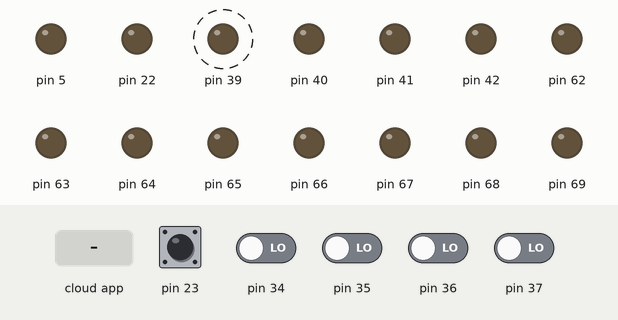
Recording of a program running on a simulated Arduino Mega 2560, built with avr-gcc and run on an emulated ATmega2560. Shown: output pins drawn as LEDs (lit = HIGH). Dashed ring = blinking. The inputs (shaded band) are chosen by the test bench; at power-on: pin 23 HIGH, pin 34–37 LOW. The ROS host is connected and sends only what is stated.

Above: at 1.25 s.
1.3 s: the phone or cloud app sets lift_destination_floor to 1
At 1.55 s:
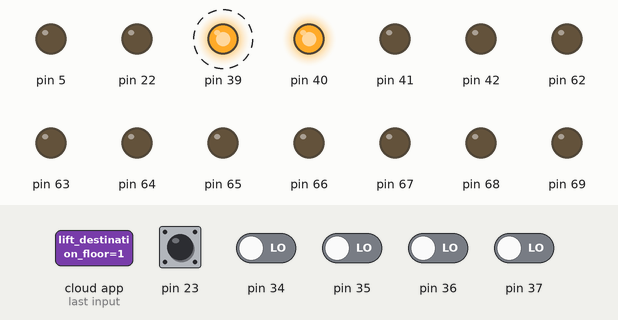
4.3 s: the phone or cloud app sets push_item_to_lift to 0
At 4.56 s:
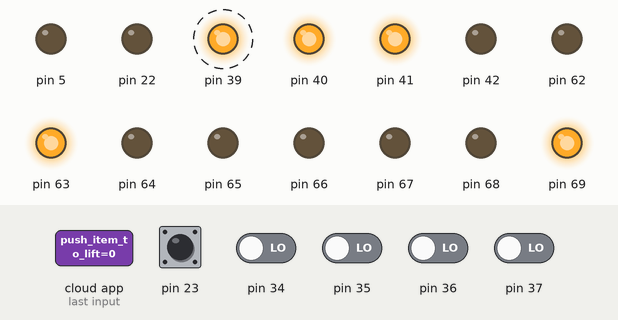
7.3 s: pin 23 pulled LOW for 0.15 s
At 7.55 s:
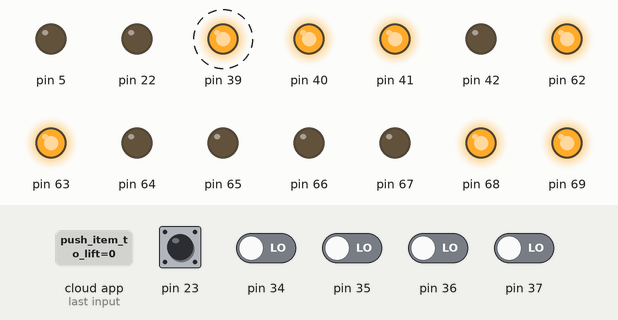
10.3 s: the phone or cloud app sets send_to_destination to 0
At 10.56 s:
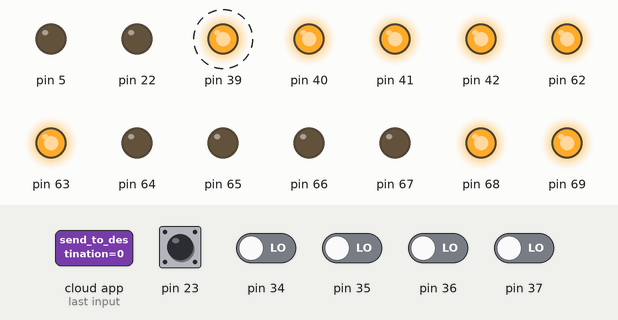
13.3 s: the phone or cloud app sets push_item_to_lift to 1
At 13.6 s:
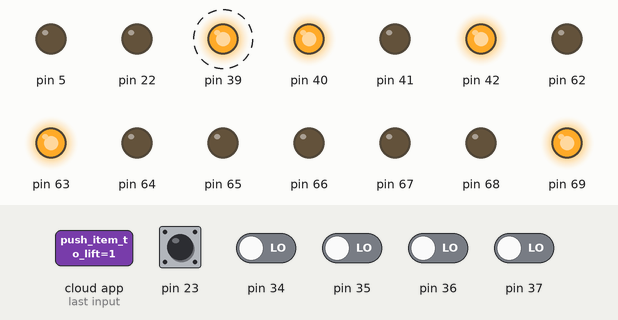
16.3 s: the phone or cloud app sets send_to_destination to 1
At 16.5 s:
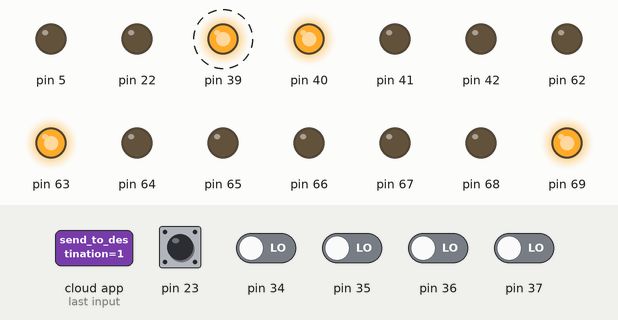
Timing chart, 0 to 20.3 s (numbered marks = the images above; inputs shaded):
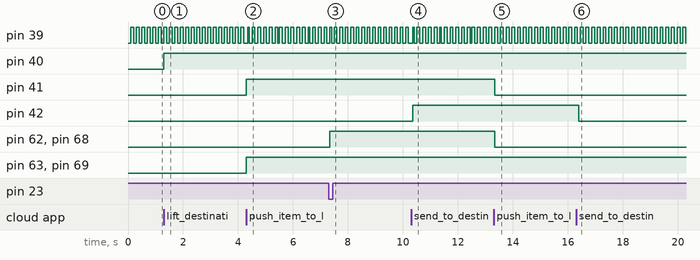

Measured:
- after the input at 1.3 s, pin 40: LOW → HIGH at once
- after the input at 4.3 s, pin 41, pin 63, pin 69: LOW → HIGH at once
- after the input at 7.3 s, pin 62, pin 68: LOW → HIGH at once
- after the input at 10.3 s, pin 42: LOW → HIGH after 0.05 s
- after the input at 13.3 s, pin 41, pin 62, pin 68: HIGH → LOW at once
- after the input at 16.3 s, pin 42: HIGH → LOW after 0.10 s
- by itself, pin 39: alternates HIGH for 0.10 s and LOW for 0.10 s

The program:

main.cpp
```cpp
#include <Arduino.h>
#include <TimerOne.h>
#include <TimerThree.h>

#include <ros.h>
#include <std_msgs/Bool.h>
#include <std_msgs/String.h>
#include <std_msgs/Int8MultiArray.h>
#include <std_msgs/MultiArrayLayout.h>
#include <std_msgs/Int8.h>

#include "Command.h"
#include "Conveyor.h"
#include "Configuration.h"
#include "Lift.h"
#include "TimerInterrupt.h"
#include "Hardware.h"

void IntializeLevelSwitchStatuses();

void PublishLiftCurrentFloor();
void PublishLiftStatus();
void PublishLiftItemStatus();
void PublishLiftIrStatus();
void PublishLiftConveyorStatus();
void PublishConveyorStatuses();
void PublishLevelSwitchStatuses();

void SubscribeLiftDestinationFloor(const std_msgs::Int8& floorOrNone);
void SubscribePushItemToLift(const std_msgs::String& flag);
void SubscribeSendToDestination(const std_msgs::String& dest);

void CheckLiftArrivedAtTargetFloor();
void CheckItemIsPushedToLift();
void CheckItemIsPushedToDestination();

void DebugLed1Toggle();
void DebugLed2Toggle();
void DebugLed3Toggle();
void DebugLed4Toggle();

/* ros - NodeHandle */
ros::NodeHandle nodeHandle;

/* ros - publisher */
std_msgs::Int8 liftCurrentFloor;
ros::Publisher publishLiftCurrentFloor("wstation/lift_current_floor", &liftCurrentFloor);

std_msgs::String liftStatus;
ros::Publisher publishLiftStatus("wstation/lift_status", &liftStatus);

std_msgs::Bool liftItemStatus;
ros::Publisher publishLiftItemStatus("wstation/lift_item_status", &liftItemStatus);

// not used currently in Ros core
std_msgs::Bool liftIrStatus; // "0", "1"
ros::Publisher publishLiftIrStatus("wstation/lift_ir_status", &liftIrStatus);

std_msgs::String liftConveyorStatus; // "left", "right", "stop"
ros::Publisher publishLiftConveyorStatus("wstation/lift_conveyor_status", &liftConveyorStatus);

std_msgs::String conveyorStatuses;
ros::Publisher publishConveyorStatuses("wstation/conveyor_status", &conveyorStatuses);

std_msgs::Int8MultiArray levelSwitchStatuses;
ros::Publisher publishLevelSwitchStatuses("wstation/limited_switch_status", &levelSwitchStatuses);

/* ros - subscriber */
ros::Subscriber<std_msgs::Int8> subscribeLiftDestinationFloor("wstation/lift_destination_floor", SubscribeLiftDestinationFloor); // "1", "2", "3"
ros::Subscriber<std_msgs::String> subscribePushItemToLift("wstation/push_item_to_lift", SubscribePushItemToLift); // "push", "none"
ros::Subscriber<std_msgs::String> subscribeSendToDestination("wstation/send_to_destination", SubscribeSendToDestination); // "james", "tray", "none"

/* global publisher status instance */
volatile bool gIsSubscribeLiftDestinationFloor = false;
volatile bool gIsSubscribePushItemToLift = false;
volatile bool gIsSubscribeSendToDestination = false;

/* global hardware instance */
Lift gLift;

Conveyor gConveyorList[MAX_FLOOR_COUNT] = {
    Conveyor(FLOOR1_MOTOR_RELAY_SWITCH1_PIN, FLOOR1_MOTOR_RELAY_SWITCH2_PIN),
    Conveyor(FLOOR2_MOTOR_RELAY_SWITCH1_PIN, FLOOR2_MOTOR_RELAY_SWITCH2_PIN),
    Conveyor(FLOOR3_MOTOR_RELAY_SWITCH1_PIN, FLOOR3_MOTOR_RELAY_SWITCH2_PIN)
};
//Conveyor* gCurrentConveyor = nullptr; //why?

eFloor gTargetFloor;
String gDestination;

bool gLed1Toggle = false;
bool gLed2Toggle = false;
bool gLed3Toggle = false;
bool gLed4Toggle = false;

void setup()
{
    pinMode(DEBUG_LED1_PIN, OUTPUT);
    pinMode(DEBUG_LED2_PIN, OUTPUT);
    pinMode(DEBUG_LED3_PIN, OUTPUT);
    pinMode(DEBUG_LED4_PIN, OUTPUT);

    IntializeLevelSwitchStatuses();

    nodeHandle.getHardware()->setBaud(115200);
    nodeHandle.initNode();

    nodeHandle.advertise(publishLiftCurrentFloor);
    nodeHandle.advertise(publishLiftStatus);
    nodeHandle.advertise(publishLiftItemStatus);

    // Added
    nodeHandle.advertise(publishLiftIrStatus);
    nodeHandle.advertise(publishLiftConveyorStatus);
    nodeHandle.advertise(publishConveyorStatuses);
    nodeHandle.advertise(publishLevelSwitchStatuses);

    nodeHandle.subscribe(subscribeLiftDestinationFloor);
    nodeHandle.subscribe(subscribePushItemToLift);
    nodeHandle.subscribe(subscribeSendToDestination);

    Timer1.initialize(PUBLISH_PERIOD_US);
    Timer1.attachInterrupt(PublishISR);
}

void loop()
{
    /*
    if (gbEmergency == false)
    {

    }
    */
    gLift.UpdateCurrentFloor();

    /* Publish current states */
    if (isPublishValidate == true)
    {
        isPublishValidate = false;

        PublishLiftCurrentFloor();
        PublishLiftStatus();
        PublishLiftItemStatus();

        // Added
        PublishLiftIrStatus();
        PublishLiftConveyorStatus();
        PublishConveyorStatuses();
        PublishLevelSwitchStatuses();

        DebugLed1Toggle();
    }

    /* Subscribe */
    nodeHandle.spinOnce();

    /* subscribe -> lift_destination_floor */
    if (gIsSubscribeLiftDestinationFloor == true)
    {
        gIsSubscribeLiftDestinationFloor = false;

        if (gLift.GetLiftStatus() == eLiftStatus::ARRIVED)
        {
            DebugLed2Toggle();
            gLift.MoveToFloor(gTargetFloor);
        }
    }

    CheckLiftArrivedAtTargetFloor(); // If arrived, stop the motor

    /* subscribe -> push_item_to_lift */
    if (gIsSubscribePushItemToLift == true)
    {
        gIsSubscribePushItemToLift = false;

        if (gLift.GetLiftItemStatus() == true)
        {
            gConveyorList[static_cast<uint8_t>(gLift.GetCurrentFloor())].Stop();
            gLift.GetConveyor().Stop();
        }
        else
        {
            gConveyorList[static_cast<uint8_t>(gLift.GetCurrentFloor())].MoveLeft();
            gLift.GetConveyor().MoveLeft();
        }

        DebugLed3Toggle();
    }

    CheckItemIsPushedToLift();

    /* subscribe -> send_to_destination */
    if (gIsSubscribeSendToDestination == true)
    {
        gIsSubscribeSendToDestination = false;
        DebugLed4Toggle();

        if (gLift.GetLiftStatus() == eLiftStatus::ARRIVED && gLift.GetLiftItemStatus() == true)
        {
            if (gDestination == COMMAND_SEND_TO_JAMES)
            {
                if (gLift.IsJamesParked() == true)
                {
                    gLift.GetConveyor().MoveLeft();
                }
            }
            else // recieved "tray"
            {
                if (true)// TODO:
                {
                    // alarm();
                }
                else
                {
                    gLift.GetConveyor().MoveRight();
                    // TODO: 1층에 물건이 꽉 찾을 경우, 어떻게 할 것인지?
                    gConveyorList[0].MoveRight();
                }

            }
        }
    }

    CheckItemIsPushedToDestination();
}

void IntializeLevelSwitchStatuses()
{
    levelSwitchStatuses.data = (int8_t*)malloc(sizeof(int8_t) * MAX_LEVEL_SWITCH_COUNT);
    levelSwitchStatuses.data_length = MAX_LEVEL_SWITCH_COUNT;
}

/* Publisher */
void PublishLiftCurrentFloor()
{
    liftCurrentFloor.data = static_cast<int8_t>(gLift.GetCurrentFloor()) + 1;
    publishLiftCurrentFloor.publish(&liftCurrentFloor);
}

void PublishLiftStatus()
{
    char buf[MAX_BUFFER_SIZE];
    String currentLiftStatus = Lift::liftStatusList[static_cast<uint8_t>(gLift.GetLiftStatus())];
    uint8_t liftStatusLength = currentLiftStatus.length();

    for (uint8_t index = 0; index < liftStatusLength; ++index)
    {
        buf[index] = currentLiftStatus[index];
    }
    buf[liftStatusLength] = '\0';

    liftStatus.data = buf;
    publishLiftStatus.publish(&liftStatus);
}

void PublishLiftItemStatus()
{
    liftItemStatus.data = gLift.GetLiftItemStatus();
    publishLiftItemStatus.publish(&liftItemStatus);
}

void PublishLiftIrStatus()
{
    liftIrStatus.data = gLift.GetIrStatus();
    publishLiftIrStatus.publish(&liftIrStatus);
}

void PublishLiftConveyorStatus()
{
    char buf[MAX_BUFFER_SIZE];
    String currentStatus = Conveyor::conveyorStatusList[static_cast<uint8_t>(gLift.GetConveyor().GetStatus())];
    uint8_t length = currentStatus.length();

    for (uint8_t index = 0; index < length; ++index)
    {
        buf[index] = currentStatus[index];
    }
    buf[length] = '\0';

    liftConveyorStatus.data = buf;
    publishLiftConveyorStatus.publish(&liftConveyorStatus);
}

void PublishConveyorStatuses()
{
    String statuses;
    char buf[MAX_BUFFER_SIZE];

    for (uint8_t index = 0; index < MAX_FLOOR_COUNT; ++index)
    {
        statuses += Conveyor::conveyorStatusList[static_cast<uint8_t>(gConveyorList[index].GetStatus())];
        statuses += ",";
    }

    strcpy(buf, statuses.c_str());
    buf[statuses.length() - 1] = '\0';

    conveyorStatuses.data = buf;
    publishConveyorStatuses.publish(&conveyorStatuses);
}

void PublishLevelSwitchStatuses()
{
    for (uint8_t index = 0; index < MAX_LEVEL_SWITCH_COUNT; ++index)
    {
        levelSwitchStatuses.data[index] = gLift.GetLevelSwitchStatus(index);
    }

    publishLevelSwitchStatuses.publish(&levelSwitchStatuses);
}

/* Subscriber Callback Function */
void SubscribeLiftDestinationFloor(const std_msgs::Int8& floorOrNone)
{
    if (floorOrNone.data <= 0)
    {
        return;
    }

    gTargetFloor = static_cast<eFloor>(floorOrNone.data - 1);
    gIsSubscribeLiftDestinationFloor = true;
}

void SubscribePushItemToLift(const std_msgs::String& flag)
{
    if (strcmp(flag.data, COMMAND_NONE) == 0)
    {
        return;
    }

    gIsSubscribePushItemToLift = true;
}

void SubscribeSendToDestination(const std_msgs::String& dest)
{
    if (strcmp(dest.data, COMMAND_NONE) == 0)
    {
        return;
    }

    gDestination = dest.data;
    gIsSubscribeSendToDestination = true;
}

void DebugLed1Toggle()
{
    gLed1Toggle = !gLed1Toggle;
    digitalWrite(DEBUG_LED1_PIN, gLed1Toggle);
}

void DebugLed2Toggle()
{
    gLed2Toggle = !gLed2Toggle;
    digitalWrite(DEBUG_LED2_PIN, gLed2Toggle);
}

void DebugLed3Toggle()
{
    gLed3Toggle = !gLed3Toggle;
    digitalWrite(DEBUG_LED3_PIN, gLed3Toggle);
}

void DebugLed4Toggle()
{
    gLed4Toggle = !gLed4Toggle;
    digitalWrite(DEBUG_LED4_PIN, gLed4Toggle);
}

void CheckLiftArrivedAtTargetFloor()
{
    /* lift will go to target floor => checking validation */
    if (gLift.GetLiftStatus() == eLiftStatus::UP || gLift.GetLiftStatus() == eLiftStatus::DOWN)
    {
        if (gLift.GetCurrentFloor() == gTargetFloor)
        {
            gLift.StopElevateMotor();
        }
    }
}

void CheckItemIsPushedToLift()
{
    Conveyor* currentConveyor = &gConveyorList[static_cast<uint8_t>(gLift.GetCurrentFloor()) - 1];

    if (currentConveyor->GetStatus() == eConveyorStatus::RIGHT || currentConveyor->GetStatus() == eConveyorStatus::LEFT)
    {
        if (gLift.GetIrStatus() == true)
        {
            currentConveyor->SetItemPassed(true);
            delay(50);                                  // IrSensor Chatterring
        }

        /* item completely arrived at lift */
        if (gLift.GetIrStatus() == false && currentConveyor->IsItemPassed() == true)
        {
            gLift.GetConveyor().Stop();
            currentConveyor->Stop();

            currentConveyor->SetItemPassed(false);
            //currentConveyor = nullptr;

            gLift.SetLiftItemStatus(true);
        }
    }
}

void CheckItemIsPushedToDestination()
{
    /* send to "james" or "tray" => checking validation */
    if (gLift.GetConveyor().GetStatus() == eConveyorStatus::LEFT || gLift.GetConveyor().GetStatus() == eConveyorStatus::RIGHT)
    {
        if (gDestination == COMMAND_SEND_TO_JAMES)
        {
            // TODO: PC에서 카메라 영상 인식을 통해 물건이 전달됐음을 토픽으로 받았을 경우 리프트 모터 멈추기
            // "wstation/camera_item_state" => "none" => lift.Reset()
            gLift.Reset();
        }
        else // recved "tray" message
        {
            if (gLift.GetIrStatus() == true)
            {
                gConveyorList[static_cast<uint8_t>(eFloor::FirstFloor)].SetItemPassed(true);
                delay(50);              // IrSensor Chatterring
            }

            // item completely arrived at tray conveyor
            if (gLift.GetIrStatus() == false && gConveyorList[0].IsItemPassed() == true)
            {
                gConveyorList[static_cast<uint8_t>(eFloor::FirstFloor)].SetItemPassed(false);
                gLift.Reset();

                /* 1층 컨베이어를 어느정도 움직여 줘야 함! */
                // 1층에 물건이 꽉 찾을 경우?
                gConveyorList[0].Stop();
            }
        }
    }
}
```

Command.h
```cpp
#ifndef COMMAND_H
#define COMMAND_H

#define COMMAND_NONE                    ("none")
#define COMMAND_PUSH                    ("push")

#define COMMAND_SEND_TO_TRAY            ("tray")
#define COMMAND_SEND_TO_JAMES           ("james")

#endif /* COMMAND_H */
```

Conveyor.h
```cpp
#ifndef CONVEYOR_H
#define CONVEYOR_H

#include <Arduino.h>

#include "Configuration.h"
#include "IrSensor.h"
#include "Motor.h"
#include "Hardware.h"

enum class eConveyorStatus {
    STOP,
    LEFT,
    RIGHT
};

class Conveyor
{
public:
    Conveyor() = delete;
    Conveyor(uint8_t motorFirstPin, uint8_t motorSecondPin);
    virtual ~Conveyor() = default;

    void MoveRight();
    void MoveLeft();
    void Stop();

    eConveyorStatus GetStatus() const;

    bool IsItemPassed() const;
    void SetItemPassed(bool bPassed);

public:
    static const String conveyorStatusList[MAX_CONVEYOR_STATUS_LIST];

private:
    Motor mMotor;

    const eFloor mFloor;
    eConveyorStatus mConveyorStatus;
    bool mbItemPassed;
};

#endif /* CONVEYOR_H */
```

Hardware.h
```cpp
#ifndef HARDWARE_H
#define HARDWARE_H

#include <Arduino.h>

/* Pin Configuration */
#define DEBUG_LED1_PIN                                  (39U)
#define DEBUG_LED2_PIN                                  (40U)
#define DEBUG_LED3_PIN                                  (41U)
#define DEBUG_LED4_PIN                                  (42U)

/*
    Motor - Relay
    Relay 쪽 COM 단자에 모두 GND 물려줘야 합니다.
*/
#define FLOOR1_MOTOR_RELAY_SWITCH1_PIN                  (62U)
#define FLOOR1_MOTOR_RELAY_SWITCH2_PIN                  (63U)
#define FLOOR2_MOTOR_RELAY_SWITCH1_PIN                  (64U)
#define FLOOR2_MOTOR_RELAY_SWITCH2_PIN                  (65U)
#define FLOOR3_MOTOR_RELAY_SWITCH1_PIN                  (66U)
#define FLOOR3_MOTOR_RELAY_SWITCH2_PIN                  (67U)
#define LIFT_CONVEYOR_MOTOR_RELAY_SWITCH1_PIN           (68U)
#define LIFT_CONVEYOR_MOTOR_RELAY_SWITCH2_PIN           (69U)

/* Motor - PWM */
#define ELEVATE_MOTOR_PWM_PIN                           (5U)
#define ELEVATE_MOTOR_DIR_PIN                           (22U)

/*
    READ PIN 단자와 물린 COM 단자에는 GND 단자 물려줘야 합니다.
*/
#define LIFT_IR_READ_PIN                                (23U)
#define LIFT_IR_LED_PIN                                 (46U)


/* Limited Switch */
/*
    이쪽 COM 단자에는 5V 전압 물려줘야 합니다.
*/
#define FLOOR1_LIMITED_SWITCH_READ_PIN                  (37U)
#define FLOOR2_LIMITED_SWITCH_READ_PIN                  (36U)
#define FLOOR3_LIMITED_SWITCH_READ_PIN                  (35U)
#define FLOOR3_CEILING_LIMITED_SWITCH_READ_PIN          (34U)

#endif /* HARDWARE_H */
```

IrSensor.h
```cpp
#ifndef IRSENSOR_H
#define IRSENSOR_H

#include <Arduino.h>

class IrSensor
{
public:
    IrSensor() = delete;
    IrSensor(uint8_t readPin, uint8_t lightPin);
    virtual ~IrSensor() = default;

    //void SetReadPin(const uint8_t readPin);
    //void SetLightPin(uint8_t lightPin);

    bool GetLight() const;
    void SetLight(const bool state);

    bool GetState() const;

private:
    uint8_t mReadPin;
    uint8_t mLightPin;
    bool mbLightOn;
};

#endif /* IRSENSOR_H */
```

LevelSwitch.h
```cpp
#ifndef LEVEL_SWITCH_H
#define LEVEL_SWITCH_H

#include <Arduino.h>

class LevelSwitch
{
public:
    LevelSwitch() = delete;
    LevelSwitch(uint8_t readPin);
    virtual ~LevelSwitch() = default;

    //void SetReadPin(uint8_t readPin);
    bool GetState() const;

private:
    uint8_t mReadPin;
};

#endif /* LEVEL_SWITCH_H */
```

Lift.h
```cpp
#ifndef LIFT_H
#define LIFT_H

#include "Conveyor.h"
#include "IrSensor.h"
#include "LevelSwitch.h"
#include "Hardware.h"

enum class eLiftStatus
{
    ARRIVED,
    UP,
    DOWN
};

class Lift
{
public:
    Lift();
    virtual ~Lift() = default;

    Conveyor& GetConveyor();
    eFloor GetCurrentFloor() const;
    eLiftStatus GetLiftStatus() const;
    bool GetLiftItemStatus() const;
    void SetLiftItemStatus(bool status);
    bool GetIrStatus() const;
    int8_t GetLevelSwitchStatus(uint8_t index) const;

    void Reset();
    bool MoveToFloor(eFloor targetFloor);
    void StopElevateMotor();
    void UpdateCurrentFloor();

    bool IsJamesParked() const;
    void UpdateJamesParked(bool bJamesParked);

private:
    void MoveUp() const;
    void MoveDown() const;
    void ElevateLift(eFloor targetFloor);

public:
    static const String liftStatusList[MAX_LIFT_STATUS_LIST];

    eFloor mCurrentFloor;

private:
    /* hardware module */
    Motor mElevateMotor;
    Conveyor mLiftConveyor;
    LevelSwitch mLevelSwitchList[MAX_LEVEL_SWITCH_COUNT];
    IrSensor mLiftIrSensor;

    /*  state variable */

    eLiftStatus mLiftStatus;

    bool mbLiftItemStatus;
    bool mbJamesParked;
};

#endif /* LIFT_H */
```

Motor.h
```cpp
#ifndef MOTOR_H
#define MOTOR_H

#include <stdint.h>

enum class eMotorMode {
    NONE,
    MOTOR_PWM,
    MOTOR_RELAY
};

class Motor
{
public:
    Motor() = delete;
    Motor(uint8_t firstPin, uint8_t secondPin, eMotorMode motorMode);
    Motor(eFloor floor);
    virtual ~Motor() = default;

    //void SetPwmPin(const int8_t pwmPin, const int8_t dirPin);
    //void SetRelayPin(const int8_t relaySwitchFirstPin, const int8_t relaySwitchSecondPin);

    void MoveClockWise() const;
    void MoveCounterClockWise() const;
    void Stop() const;

private:
    uint8_t mFirstPin;
    uint8_t mSecondPin;
    eMotorMode mMode;
};

#endif /* MOTOR_H */
```

TimerInterrupt.h
```cpp
#ifndef TIMERINTERRUPT_H
#define TIMERINTERRUPT_H

extern volatile bool isPublishValidate;

void PublishISR();

#endif /* TIMERINTERRUPT_H */
```

LevelSwitch.cpp
```cpp
#include "LevelSwitch.h"

LevelSwitch::LevelSwitch(uint8_t readPin)
    : mReadPin(readPin)
{
    pinMode(readPin, INPUT);
}

/*
void LevelSwitch::SetReadPin(uint8_t readPin)
{
    if (readPin < 0)
    {
        return;
    }

    pinMode(readPin, INPUT);
    mReadPin = readPin;
}
*/

bool LevelSwitch::GetState() const
{
    if (mReadPin < 0)
    {
        return false;
    }

    return digitalRead(mReadPin);
}
```

TimerInterrupt.cpp
```cpp
#include "TimerInterrupt.h"

volatile bool isPublishValidate = false;

void PublishISR()
{
    isPublishValidate = true;
}
```

Source omitted: Conveyor.cpp (987 bytes), IrSensor.cpp (927 bytes), Lift.cpp (4174 bytes), Motor.cpp (2804 bytes), Configuration.h (492 bytes)
